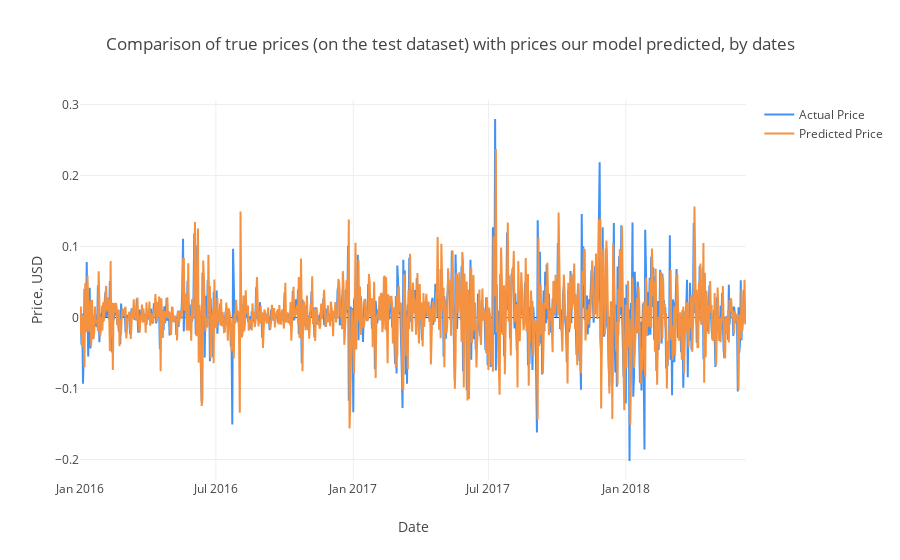

Source (notebook cell):
### Code cell
# Ahora se extrae con el formato de fechas y se traza 
Test_Dates =df_train_x['total_number_btc'].index

trace1 = go.Scatter(x=Test_Dates, y=actual_returns[0], name= 'Actual Price',
                   line = dict(color = ('rgb(66, 146, 244)'),width = 2))
trace2 = go.Scatter(x=Test_Dates, y=predicted_returns[0], name= 'Predicted Price',
                   line = dict(color = ('rgb(244, 146, 65)'),width = 2))
data = [trace1, trace2]
layout = dict(title = 'Comparison of true prices (on the test dataset) with prices our model predicted, by dates',
             xaxis = dict(title = 'Date'), yaxis = dict(title = 'Price, USD'))
fig = dict(data=data, layout=layout)
py.iplot(fig, filename='results_demonstrating1')

### Figure 1 — Plotly figure (JSON) as saved in the notebook; plotly's stock layout.template omitted (floating-point values rounded to 4 significant figures; data arrays with more than 128 entries replaced by an {"elided": "..."} marker saying what was removed)
{"data": [{"line": {"color": "rgb(66, 146, 244)", "width": 2}, "name": "Actual Price", "type": "scatter", "x": {"elided": "904 str values"}, "y": {"elided": "893 float values"}}, {"line": {"color": "rgb(244, 146, 65)", "width": 2}, "name": "Predicted Price", "type": "scatter", "x": {"elided": "904 str values"}, "y": {"elided": "893 float values"}}], "layout": {"title": "Comparison of true prices (on the test dataset) with prices our model predicted, by dates", "xaxis": {"title": "Date"}, "yaxis": {"title": "Price, USD"}}}
